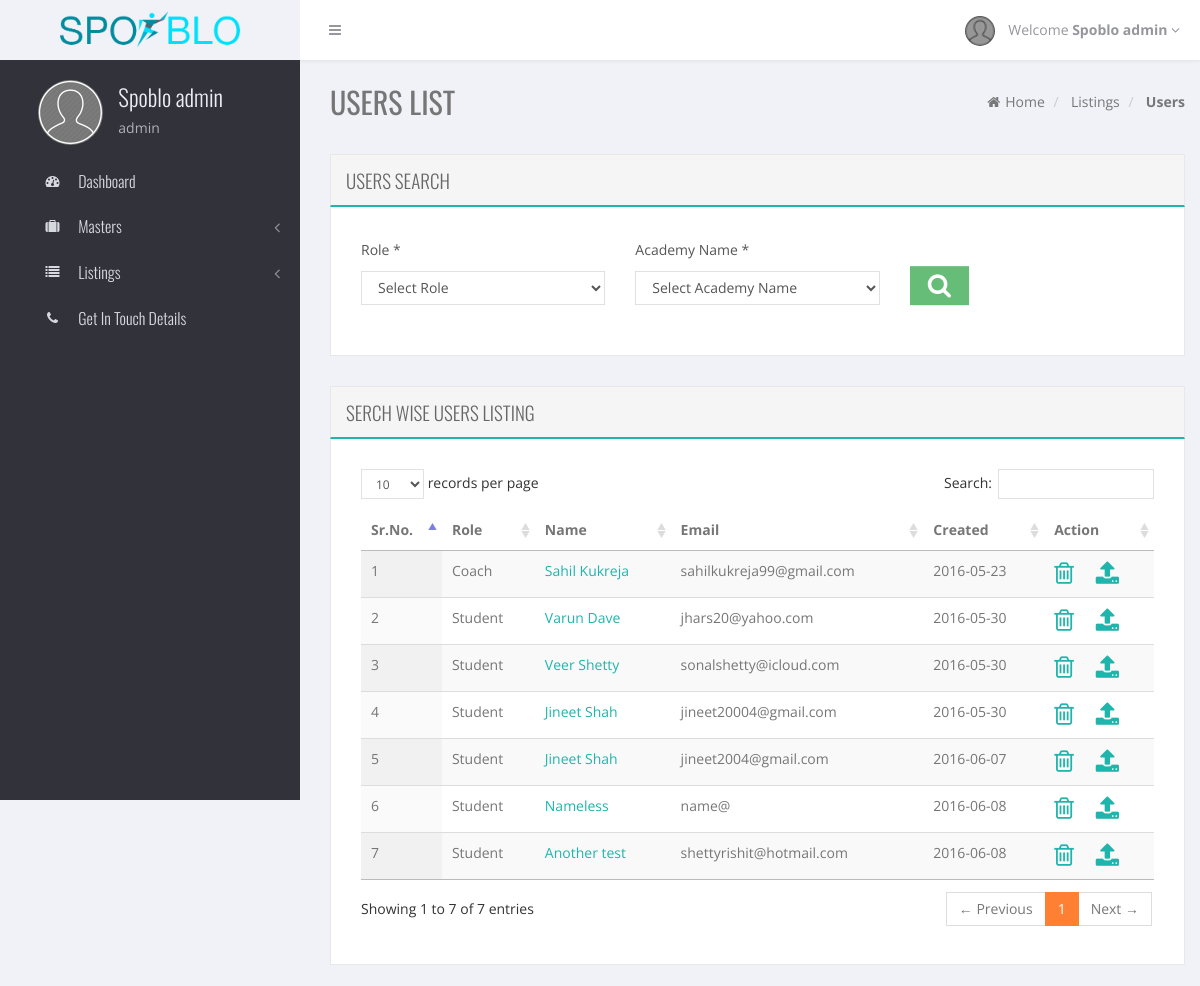
The page /spoblo_admin/spoblo_users.php (signed in) on the database its author committed.
### tables this page shows
CREATE TABLE IF NOT EXISTS `spoblo_users` (
  `id` int(11) NOT NULL AUTO_INCREMENT,
  `name` varchar(100) NOT NULL,
  `email` varchar(100) NOT NULL,
  `contactno` varchar(15) NOT NULL,
  `about_user` varchar(1000) NOT NULL,
  `password` varchar(100) NOT NULL,
  `role` varchar(10) NOT NULL,
  `approved` char(1) NOT NULL,
  `academy_id` varchar(1000) NOT NULL,
  `facebook_id` varchar(250) NOT NULL,
  `created` date NOT NULL DEFAULT '0000-00-00',
  `updated` date NOT NULL DEFAULT '0000-00-00',
  `isactive` int(11) NOT NULL DEFAULT '1',
  `hash` varchar(10) DEFAULT NULL,
  `token` varchar(100) NOT NULL,
  `photo_path` varchar(250) NOT NULL,
  PRIMARY KEY (`id`)
);

### class/spoblo_user_master.php (called while the page is built, shortened)
<?php
class spoblo_user_master
{
	function __construct()
    {
        include('config.php');
        if($conn->connect_errno)
        {
            echo "Failed to connect to database: (" . $conn->connect_errno . ") " . $conn->connect_error;
        }
        else
        {
            $this->db = $conn;
        }
    }
    function get_searchingwise_users($role,$academy_id)
    {
        try
        {
            $sql="SELECT * FROM spoblo_users WHERE isactive='1' AND role!='admin'";
            $result = $this->db->query($sql);
            $rs=array();
            while($data=mysqli_fetch_array($result)) {
              $rs[] =$data;
            }
            return $rs;
        } catch (Exception $e) {
            $_SESSION['db_error'] = $e->getMessage();
        }
    }
}
?>

### spoblo_admin/spoblo_users.php (the view, shortened to what this page needs)
<?php
include_once('../class/spoblo_academy_master.php');
include_once('../class/spoblo_user_master.php');
$spoblo_user_master     = new spoblo_user_master;
if ((isset($_SESSION['spoblo_userid'])) && (isset($_SESSION['spoblo_role'])) && ($_SESSION['spoblo_role']=="admin")) {
if (isset($_POST['user-search-submit'])) {
    $role       =$_POST['role'];
    $search_id  =$_POST['academy-name'];
    $get_searchingwise_users=$spoblo_user_master->get_searchingwise_users($role,$search_id);
}
else
{
    $get_searchingwise_users=$spoblo_user_master->get_searchingwise_users('','');
}
?>
        <?php include("header.php"); ?>
        <div class="page-container row-fluid">
            <div class="page-sidebar ">
                <?php include("menu.php"); ?>
            </div>
            <section id="main-content" class=" ">
                <section class="wrapper main-wrapper" style=''>
                    <div class='col-lg-12 col-md-12 col-sm-12 col-xs-12'>
                        <div class="page-title">
                            <div class="pull-left">
                                <h1 class="title">Users List</h1>
                            </div>
                            <div class="pull-right hidden-xs">
                                <ol class="breadcrumb">
                                    <li>
                                        <a href="index.php"><i class="fa fa-home"></i>Home</a>
                                    </li>
                                    <li>
                                        <a href="#">Listings</a>
                                    </li>
                                    <li class="active">
                                        <strong>Users</strong>
                                     </li>
                                </ol>
                            </div>
                        </div>
                    </div>
                    <div class="clearfix"></div>
                    <div class="col-lg-12 col-md-12 col-xs-12 col-sm-12">
                        <section class="box ">
                            <header class="panel_header">
                                <h2 class="title pull-left">Users Search</h2>
                            </header>
                            <div class="content-body">
                                <div class="row">
                                    <form action="spoblo_users.php" method="POST" id="academywise-photos-form" enctype="multipart/form-data">
                                    <div class="col-md-12 col-sm-12 col-xs-12">
                                    </div>
                                    <div class="col-md-4 col-sm-4 col-xs-4">
                                        <div class="form-group">
                                            <label class="form-label" for="field-6">Role *</label>
                                            <div class="controls">
                                                <select id="role" name="role" class="form-control">
                                                    <option value="">Select Role</option>
                                                </select>
                                            </div>
                                        </div>
                                    </div>
                                    <div class="col-md-4 col-sm-4 col-xs-4">
                                        <div class="form-group">
                                            <label class="form-label" for="field-6">Academy Name *</label>
                                            <div class="controls">
                                                <select id="academy-name" name="academy-name" class="form-control">
                                                    <option value="">Select Academy Name</option>
                                                </select>
                                            </div>
                                        </div>
                                    </div>
                                    <div class="col-md-4 col-sm-4">
                                        <div class="form-group">
                                            <div class="controls">
                                                <button type="submit" id="user-search-submit" name="user-search-submit" class="btn btn-success"><span data-class="search"><i class="fa fa-search"></i><span></span></span></button>
                                            </div>
                                        </div>
                                    </div>
                                    </form>
                                </div>
                            </div>
                        </section>
                    </div>
                <div class="col-lg-12">
                    <section class="box ">
                        <header class="panel_header">
                            <h2 class="title pull-left">Serch Wise Users Listing</h2>
                        </header>
                        <div class="content-body">
                                <div class="row">
                                <div class="col-md-12 col-sm-12 col-xs-12">
                                    <?php
                                    if (!empty($get_searchingwise_users)) {
                                    ?>
                                    <table id="example-1" class="table table-striped dt-responsive display" cellspacing="0" width="100%">
                                        <thead>
                                            <tr>
                                                <th>Sr.No.</th>
                                                <th>Role</th>
                                                <th>Name</th>
                                                <th>Email</th>
                                                <th>Created</th>
                                                <th>Action</th>
                                            </tr>
                                        </thead>
                                        <tbody>
                                            <?php
                                                $count=0;
                                                foreach ($get_searchingwise_users as $value) {
                                                    $id             = $value['id'];
                                                    $role           = $value['role'];
                                                    $name           = $value["name"];
                                                    $email          = $value['email'];
                                                    $created        = $value['created'];
                                                    $count++;
                                                    ?>
                                                    <tr>
                                                        <td><?php echo $count; ?></td>
                                                        <td><?php echo $role; ?></td>
                                                        <?php
                                                        if ($role=="Coach") {
                                                            ?>
                                                            <td><a href="../coach-profile.php?user_id=<?php echo $id; ?>"><?php echo $name; ?></a></td>
                                                            <?php
                                                        }
                                                        else if ($role=="Student") {
                                                            ?>
                                                            <td><a href="../student-profile.php?user_id=<?php echo $id; ?>"><?php echo $name; ?></a></td>
                                                            <?php
                                                        }
                                                        ?>
                                                        <td><?php echo $email; ?></td>
                                                        <td><?php echo $created; ?></td>
                                                        <td>
                                                            <a href="#" role="button" data-toggle="modal" onclick="delete_confirm(<?php echo $id; ?>);"><span data-class="trash-o"><i class="fa fa-trash-o"></i></span></a>
                                                            <a href="spoblo_rolewise_videos_upload.php?user=<?php echo $id; ?>" role="button" data-toggle="modal" ><span data-class="upload"><i class="fa fa-upload"></i></span></a>
                                                        </td>
                                                    </tr>
                                                <?php
                                                }
                                            ?>
                                        </tbody>
                                    </table>
                                    <?php
                                    }
                                    else
                                    {
                                        echo "No recored found.";
                                    }
                                    ?>
                                </div>
                            </div>
                        </div>
                    </section>
                </div>
                </section>
            </section>
        </div>
        <?php include("footer.php"); ?>
<?php
}
else
{
    header("location:ui-404.html");
}
?>

### rows shown on the page
spoblo_users: role "Coach", name "Sahil Kukreja", email "sahilkukreja99@gmail.com", created "2016-05-23"
spoblo_users: role "Student", name "Varun Dave", email "jhars20@yahoo.com", created "2016-05-30"
spoblo_users: role "Student", name "Veer Shetty", email "sonalshetty@icloud.com", created "2016-05-30"
spoblo_users: role "Student", name "Jineet Shah", email "jineet20004@gmail.com", created "2016-05-30"
spoblo_users: role "Student", name "Jineet Shah", email "jineet2004@gmail.com", created "2016-06-07"
spoblo_users: role "Student", name "Nameless", email "name@", created "2016-06-08"
spoblo_users: role "Student", name "Another test", email "shettyrishit@hotmail.com", created "2016-06-08"

### other values the page prints
$_SESSION['spoblo_name'] "Spoblo admin"
